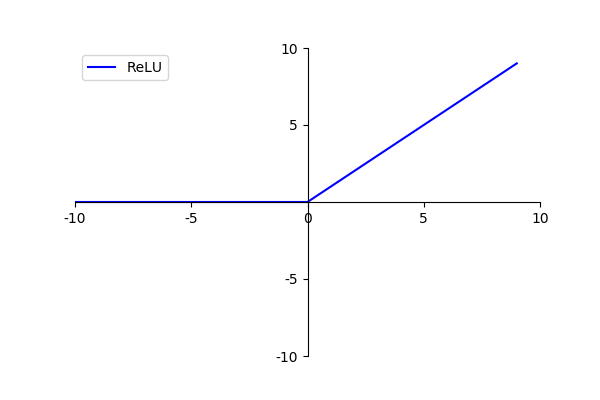

This chart was generated by the following Python code:
"""
@Author: huuuuusy
@GitHub: https://github.com/huuuuusy

系统： Ubuntu 18.04
IDE:  VS Code 1.37
介绍： 绘制ReLU曲线
参考： https://segmentfault.com/a/1190000006158803
"""

import math
import matplotlib.pyplot as plt
import numpy as np
import matplotlib as mpl
mpl.rcParams['axes.unicode_minus']=False # 用来正常显示负号

# 设置图片大小 
fig = plt.figure(figsize=(6,4))
ax = fig.add_subplot(111)

# ReLU函数 
x = np.arange(-10, 10)
y = np.where(x<0, 0, x)

# 坐标轴显示范围 
plt.xlim(-10,10)
plt.ylim(-10,10)
 
ax.spines['top'].set_color('none')
ax.spines['right'].set_color('none')

# tick为刻度线，设置刻度线的位置 
ax.xaxis.set_ticks_position('bottom')
ax.spines['bottom'].set_position(('data',0))
ax.set_xticks([-10,-5,0,5,10])
ax.yaxis.set_ticks_position('left')
ax.spines['left'].set_position(('data',0))
ax.set_yticks([-10,-5,5,10])

# 绘图 
plt.plot(x,y,label="ReLU",color = "blue")
plt.legend()
plt.savefig("ReLU.png")
plt.show()
